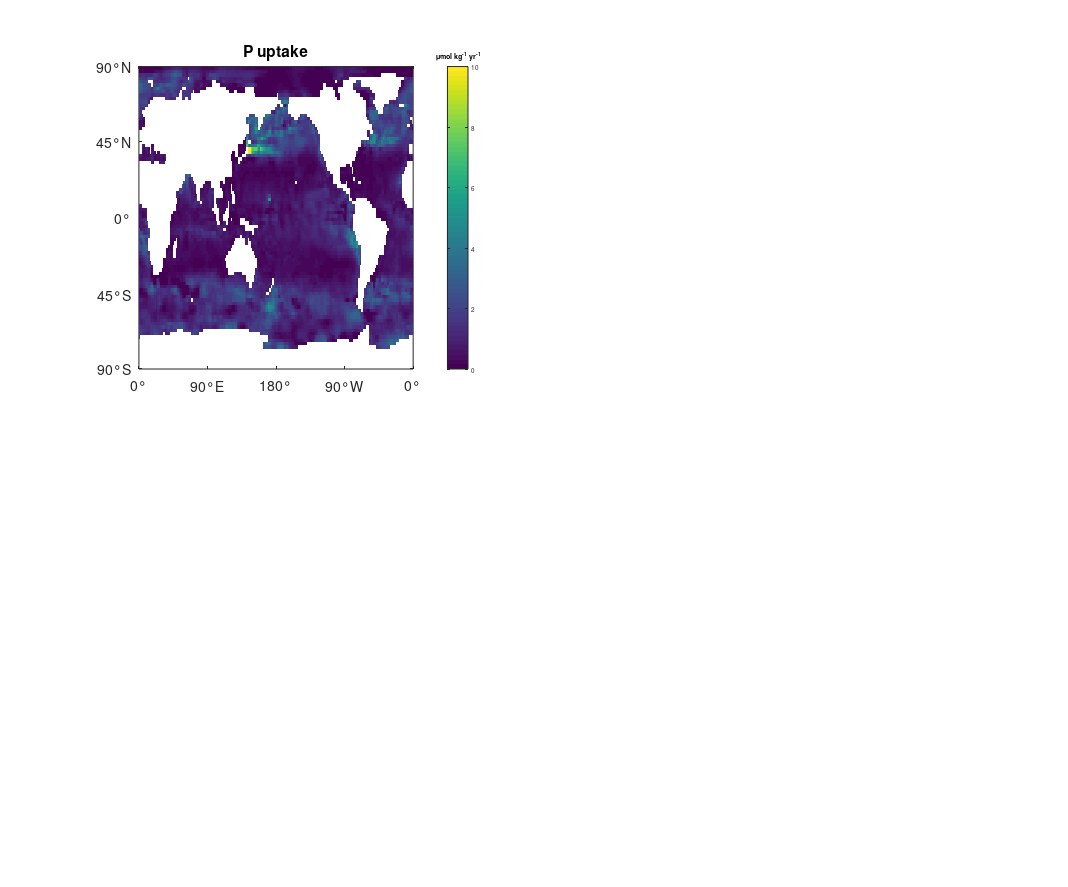

Write MATLAB code to recreate this figure. (Note: this script raises an error after producing the figure.)
% Supplementary Figure: CaCO3 export maps
% Four maps: a) P uptake; b) C:P; c) PIC:POC; d) total CaCO3 export

clear all; close all;
% load data
addpath ../data
load ao
load P_UP
load PICPOC_TW
load CtoP_nitrate
addpath cmocean

SURFACE = ao.nanOCN(:,:,1);

figure(1)
papersize = [60 50];
set(gcf,'Renderer','opengl','color', 'w','PaperUnits','centimeters','PaperSize', [papersize(1) papersize(2)],'PaperPosition',[1 1 papersize(1)-1 papersize(2)-1],'position', [100 100 500 500]);

subplot(2,2,1)
pcolor(ao.lon,ao.lat,P_UP_WJ18(:,:,1).*SURFACE./1.026); shading flat;
title('P uptake')
xticks([1 90 180 270 359])
xticklabels({'0°','90°E','180°','90°W','0°'})
yticks([-89 -45 0 45 89])
yticklabels({'90°S','45°S','0°','45°N','90°N'})
c=colorbar; title(c,' \mumol kg^{-1} yr^{-1}');
set(gca,'CLim',[0 10],'FontSize',22);
cmocean('matter')

subplot(2,2,2)
pcolor(ao.lon,ao.lat,CtoP(:,:,1).*SURFACE); shading flat;
title('C:P ratios')
xticks([1 90 180 270 359])
xticklabels({'0°','90°E','180°','90°W','0°'})
yticks([-89 -45 0 45 89])
yticklabels({'90°S','45°S','0°','45°N','90°N'})
c=colorbar; 
set(gca,'FontSize',22);
cmocean('matter')

subplot(2,2,3)
pcolor(ao.lon,ao.lat,PICPOC_TW(:,:,1).*SURFACE); shading flat;
title('PIC:POC ratios')
xticks([1 90 180 270 359])
xticklabels({'0°','90°E','180°','90°W','0°'})
yticks([-89 -45 0 45 89])
yticklabels({'90°S','45°S','0°','45°N','90°N'})
c=colorbar; 
set(gca,'FontSize',22);
cmocean('matter')

subplot(2,2,4)
CaCO3export = P_UP_WJ18.*CtoP.*PICPOC_TW./1.026;
pcolor(ao.lon,ao.lat,CaCO3export(:,:,1).*SURFACE); shading flat;
title('CaCO_3 export')
xticks([1 90 180 270 359])
xticklabels({'0°','90°E','180°','90°W','0°'})
yticks([-89 -45 0 45 89])
yticklabels({'90°S','45°S','0°','45°N','90°N'})
c=colorbar; title(c,' \mumol kg^{-1} yr^{-1}');
set(gca,'CLim',[0 100],'FontSize',22);
cmocean('matter')

pdfname=['/Users/hengdi/Desktop/untitled.pdf']; print('-dpdf','-r300',pdfname); open (pdfname)
